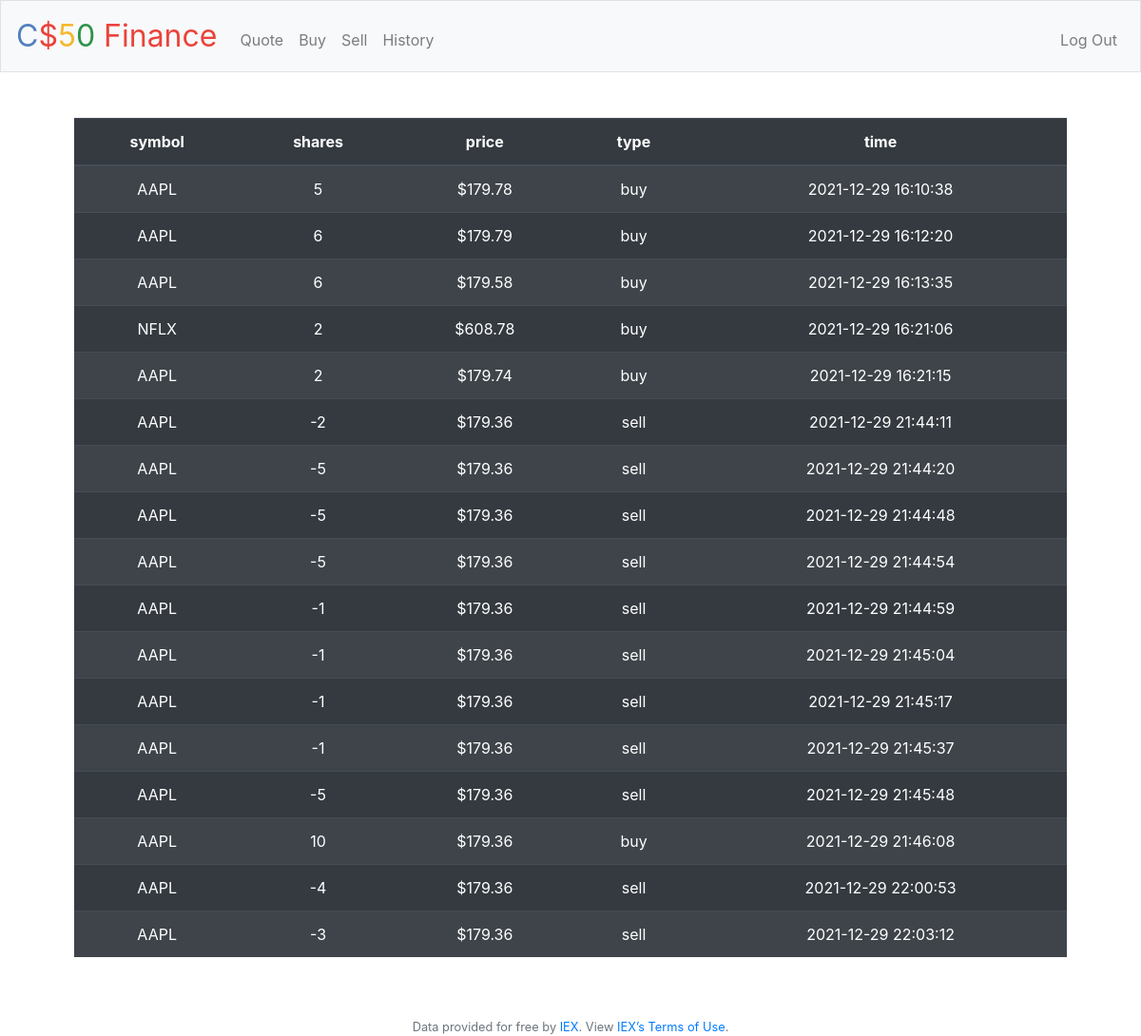
The page /history (signed in) on the database its author committed.
### tables this page shows
CREATE TABLE transactions ( id INTEGER PRIMARY KEY AUTOINCREMENT, 
user_id INTEGER NOT NULL, 
name TEXT NOT NULL, 
shares INTEGER NOT NULL, 
price NUMERIC NOT NULL, 
type TEXT NOT NULL, 
symbol TEXT NOT NULL, 
time TIMESTAMP DEFAULT CURRENT_TIMESTAMP, 
FOREIGN KEY (user_id) REFERENCES users(id) );

### application.py (the view)
@app.route("/history")
@login_required
def history():
    user_id = session["user_id"]
    items = db.execute("SELECT symbol, price, shares, type, time FROM transactions WHERE user_id = ?", user_id)
    return render_template("history.html", items=items, usd=usd)

### application.py (called while the page is built)
@app.after_request
def after_request(response):
    response.headers["Cache-Control"] = "no-cache, no-store, must-revalidate"
    response.headers["Expires"] = 0
    response.headers["Pragma"] = "no-cache"
    return response

### helpers.py (called while the page is built)
def login_required(f):
    @wraps(f)
    def decorated_function(*args, **kwargs):
        if session.get("user_id") is None:
            return redirect("/login")
        return f(*args, **kwargs)
    return decorated_function

def usd(value):
    return f"${value:,.2f}"

### templates/history.html (shortened to what this page needs)
{% extends "layout.html" %}
{% block main %}
    <table class="table table-striped table-dark">
        <thead>
            <tr>
                <th>symbol</th>
                <th>shares</th>
                <th>price</th>
                <th>type</th>
                <th>time</th>
            </tr>
        </thead>
        <tbody>
            {% for item in items %}
            <tr>
                <td> {{ item["symbol"] }} </td>
                <td> {{ item["shares"] }} </td>
                <td> {{ usd(item["price"]) }} </td>
                <td> {{ item["type"] }} </td>
                <td> {{ item["time"] }} </td>
            </tr>
            {% endfor %}
        </tbody>
    </table>
{% endblock %}

### templates/layout.html (shortened to what this page needs)
<!DOCTYPE html>
<html lang="en">
    <head>
        <link rel="stylesheet" href="https://cdn.jsdelivr.net/npm/bootstrap@4.5.3/dist/css/bootstrap.min.css">
        <link href="/static/styles.css" rel="stylesheet">
    </head>
    <body>
        <nav class="navbar navbar-expand-md navbar-light bg-light border">
            <a class="navbar-brand" href="/"><span class="blue">C</span><span class="red">$</span><span class="yellow">5</span><span class="green">0</span> <span class="red">Finance</span></a>
            <div class="collapse navbar-collapse" id="navbar">
                {% if session.user_id %}
                    <ul class="navbar-nav mr-auto mt-2">
                        <li class="nav-item"><a class="nav-link" href="/quote">Quote</a></li>
                        <li class="nav-item"><a class="nav-link" href="/buy">Buy</a></li>
                        <li class="nav-item"><a class="nav-link" href="/sell">Sell</a></li>
                        <li class="nav-item"><a class="nav-link" href="/history">History</a></li>
                    </ul>
                    <ul class="navbar-nav ml-auto mt-2">
                        <li class="nav-item"><a class="nav-link" href="/logout">Log Out</a></li>
                    </ul>
                {% else %}
                    <ul class="navbar-nav ml-auto mt-2">
                        <li class="nav-item"><a class="nav-link" href="/register">Register</a></li>
                        <li class="nav-item"><a class="nav-link" href="/login">Log In</a></li>
                    </ul>
                {% endif %}
            </div>
        </nav>
        <main class="container p-5">
            {% block main %}{% endblock %}
        </main>
        <footer class="small text-center text-muted">
            Data provided for free by <a href="https://iextrading.com/developer">IEX</a>. View <a href="https://iextrading.com/api-exhibit-a/">IEX’s Terms of Use</a>.
        </footer>
    </body>
</html>

### static/styles.css (style rules this page uses)
nav .navbar-brand { font-size: xx-large; }
nav .navbar-brand .blue { color: #537fbe; }
nav .navbar-brand .red { color: #ea433b; }
nav .navbar-brand .yellow { color: #f5b82e; }
nav .navbar-brand .green { color: #2e944b; }
main { overflow-x: auto; text-align: center; }

### rows shown on the page
transactions: symbol "AAPL", shares "5", price "$179.78", type "buy", time "2021-12-29 16:10:38"
transactions: symbol "AAPL", shares "6", price "$179.79", type "buy", time "2021-12-29 16:12:20"
transactions: symbol "AAPL", shares "6", price "$179.58", type "buy", time "2021-12-29 16:13:35"
transactions: symbol "NFLX", shares "2", price "$608.78", type "buy", time "2021-12-29 16:21:06"
transactions: symbol "AAPL", shares "2", price "$179.74", type "buy", time "2021-12-29 16:21:15"
transactions: symbol "AAPL", shares "-2", price "$179.36", type "sell", time "2021-12-29 21:44:11"
transactions: symbol "AAPL", shares "-5", price "$179.36", type "sell", time "2021-12-29 21:44:20"
transactions: symbol "AAPL", shares "-5", price "$179.36", type "sell", time "2021-12-29 21:44:48"
transactions: symbol "AAPL", shares "-5", price "$179.36", type "sell", time "2021-12-29 21:44:54"
transactions: symbol "AAPL", shares "-1", price "$179.36", type "sell", time "2021-12-29 21:44:59"
transactions: symbol "AAPL", shares "-1", price "$179.36", type "sell", time "2021-12-29 21:45:04"
transactions: symbol "AAPL", shares "-1", price "$179.36", type "sell", time "2021-12-29 21:45:17"
transactions: symbol "AAPL", shares "-1", price "$179.36", type "sell", time "2021-12-29 21:45:37"
transactions: symbol "AAPL", shares "-5", price "$179.36", type "sell", time "2021-12-29 21:45:48"
transactions: symbol "AAPL", shares "10", price "$179.36", type "buy", time "2021-12-29 21:46:08"
transactions: symbol "AAPL", shares "-4", price "$179.36", type "sell", time "2021-12-29 22:00:53"
transactions: symbol "AAPL", shares "-3", price "$179.36", type "sell", time "2021-12-29 22:03:12"
